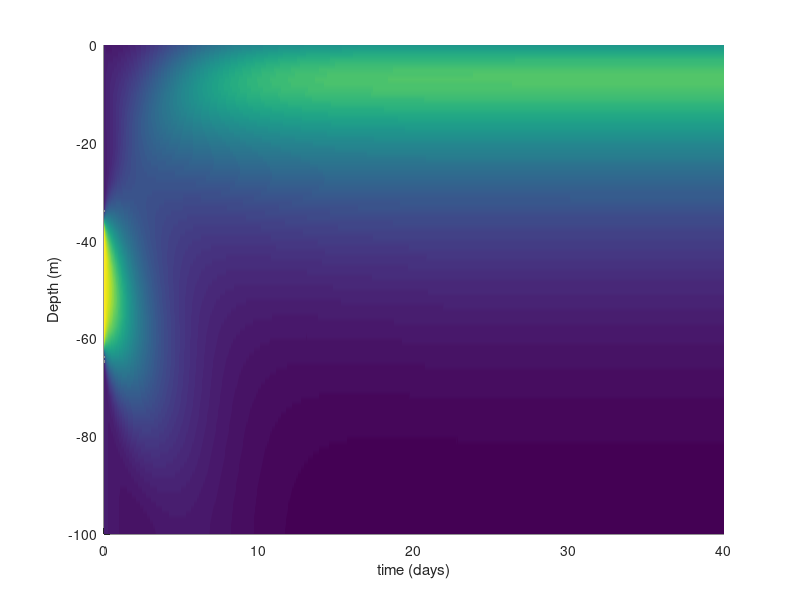
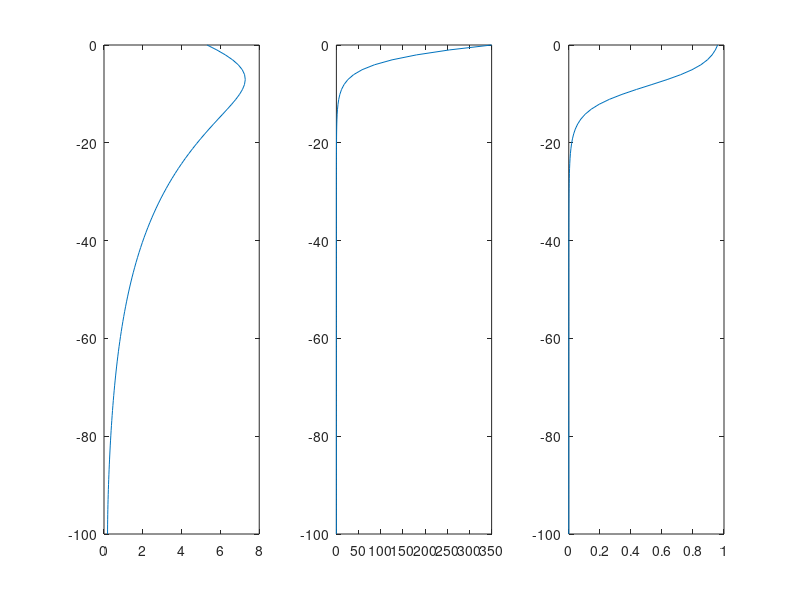

Recreate these plots in MATLAB, in order.
function result = model2()

% Biological parameters:
D = 35;
kp = 0.05;  % Light attenuation coefficient by phytoplankton (m^2/(mmol N)) (Beckmann & Hense)
L0 = 350; % Incident light at the surface (mmol photons/m^2/day)
kw = 0.0375;%  Light attenuation coefficient by sea water (1/m)

w = 4; % m/day
gmax = 1;
alphaL = 1/15;
m = 0.25;

zBottom = 100; % m

% Numerical parameters:
n = 100; % no. of grid cells
dz = zBottom/n;

% Set up grid:
z = linspace(0,zBottom,n);

% Initial conditions:
P0 = ones(1,n);
P0(floor(3*end/8):floor(5*end/8)) = 10;

% Run model
options = odeset('nonnegative', ones(1,n));
[t, P] = ode45(@f, [0 40], P0, options);

% Make plots:
figure(1)
clf
surface(t,-z,P')
shading interp
xlabel('time (days)')
ylabel('Depth (m)')
zlim([0 max(P(:))])
zlabel('P')

figure(2)
subplot(1,3,1)
plot(P(end,:), -z)

subplot(1,3,2)
plot(calclight(P(end,:)'), -z)

subplot(1,3,3)
plot(calcgrowth(P(end,:)'), -z)

result.P = P;
result.z = z;

  function dPdt = f(t,P)
    %
    % Advective and diffusive fluxes:
    %
    Ja(2:n+1) = w*P;
    Ja(1) = 0;
    
    Jd(2:n) = -D/dz*(P(2:n) - P(1:n-1));
    Jd(1) = 0;
    Jd(n+1) = 0;
    
    J = Ja + Jd;
    %
    % Reaction:
    %
    g = calcgrowth(P);
    
    dPdt = -(J(2:n+1)- J(1:n))'/dz + g'.*P - m*P;
  end

  function L = calclight(P)
    L = L0 * exp(-kw*z -kp*cumtrapz(z,P)');
  end

  function g = calcgrowth(P)
    L = calclight(P);
    g = gmax*(alphaL*L./(alphaL*L + gmax));
  end

end
